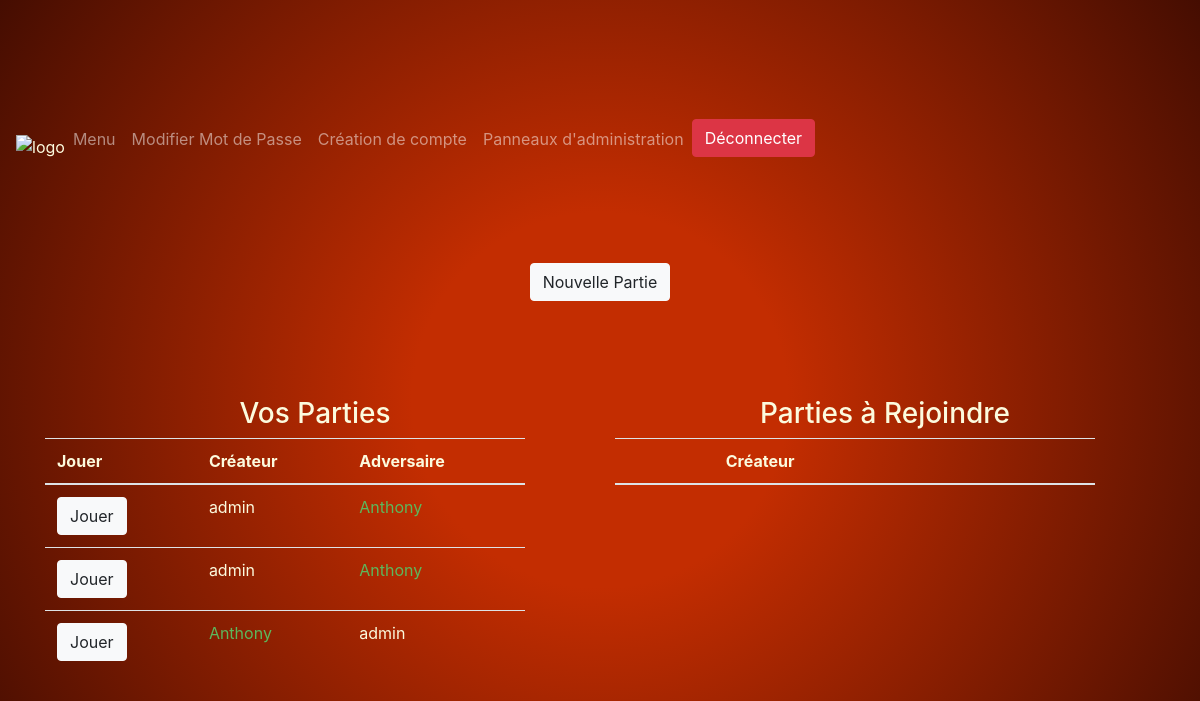
The page /main.php (signed in) on the database its author committed.
### tables this page shows
CREATE TABLE Game(ID INTEGER PRIMARY KEY AUTOINCREMENT ,player1 text,player2 text,plateau longtext,current int);

### main.php (the view, shortened to what this page needs)
<html>
<body class="align-content-center">
<?php include('header.php');?>
    <div class="container text-center align-content-center" >
        <form method="post">
            <button style="margin: 5rem;" type="submit" class="mx-auto btn btn-light" value="NEW" name="NEW" >Nouvelle Partie</button>
        </form>
        <div class="row">
        <?php
        $player=$_SESSION['pseudo'];
        $dbname = 'mabase.db';
        $base = new SQLite3($dbname);
        $select = $base->query("SELECT * FROM Game WHERE player1='$player' OR player2='$player'");
        ?>
            <div class="col-lg-6 col-12">
        <h3 style='color:#FCFBDE'>Vos Parties</h3>
        <table class=' table' style='width: 30rem'>
        <thead><tr><th scope="col" style='color:#FCFBDE;'>Jouer</th><th scope="col" style='color:#FCFBDE'>Créateur</th><th scope="col" style='color:#FCFBDE;'>Adversaire</th></tr></thead>
        <tbody>
        <?php
        while ($row = $select->fetchArray(SQLITE3_ASSOC)) {
            $id=$row['ID'];
            $current=$row['current'];
            $player1="";
            $player2="";
            if($current%2==0){
                $player1="current";
            }else{
                $player2="current";
            }
            echo "<tr><td scope='row' style='color:#FCFBDE;'><a type='button' class='btn btn-light' href='Game.php?id=$id'>Jouer</a></td><td class='$player1' >" . $row['player1'] . "</td><td class='$player2' >" . $row['player2'] . "</td></tr>";
        }
        ?>
        </tbody></table>
        </div><div class="col-lg-6 col-12">
        <h3 style='color:#FCFBDE'>Parties à Rejoindre</h3>
        <table class='table' style='width: 30rem'>
        <thead><tr><th scope="col" ></th><th scope="col" style='color:#FCFBDE'>Créateur</th></tr></thead>
        </table>
    </div>
</body>
</html>

### css/style.css (style rules this page uses)
html { color:#FCFBDE; }
body { background: rgb(195,45,1); background: radial-gradient(circle, rgba(195,45,1,1) 26%, rgba(69,13,1,1) 100%); color: #FCFBDE; width: 100%; }
td { color:#FCFBDE; }
.current { color: #5cb85c; }

### rows shown on the page
game: player1 "admin", player2 "Anthony"
game: player1 "admin", player2 "Anthony"
game: player1 "Anthony", player2 "admin"
